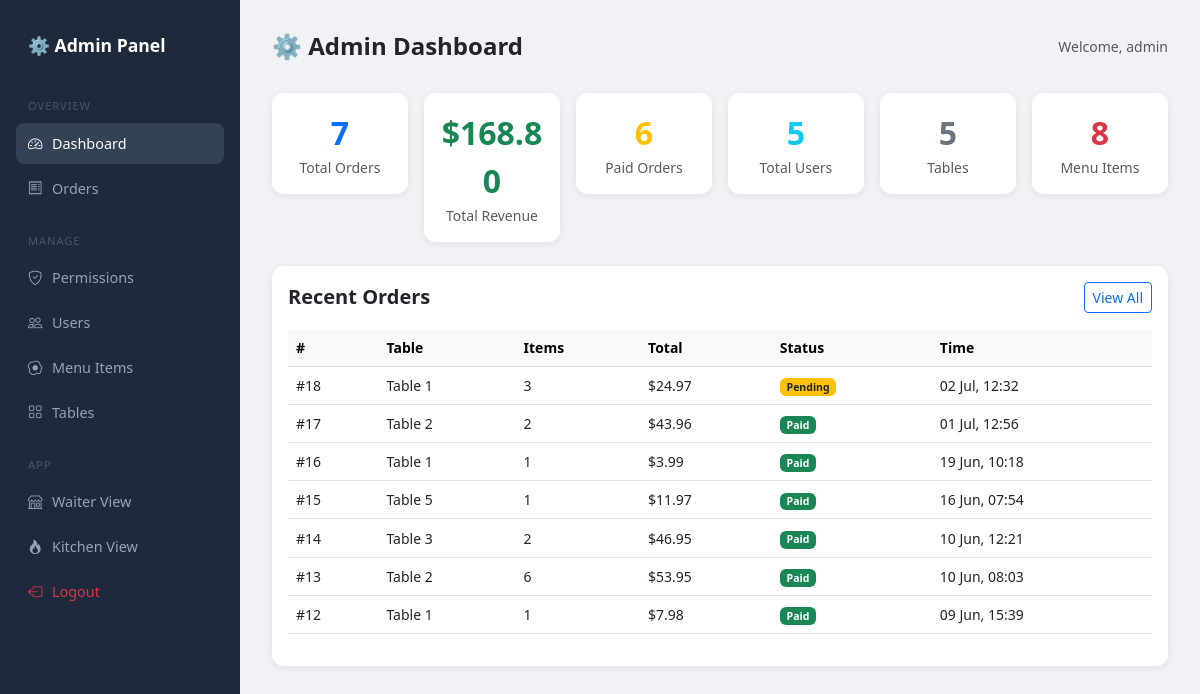
The page /admin-panel/ (signed in) on the database as committed earlier.
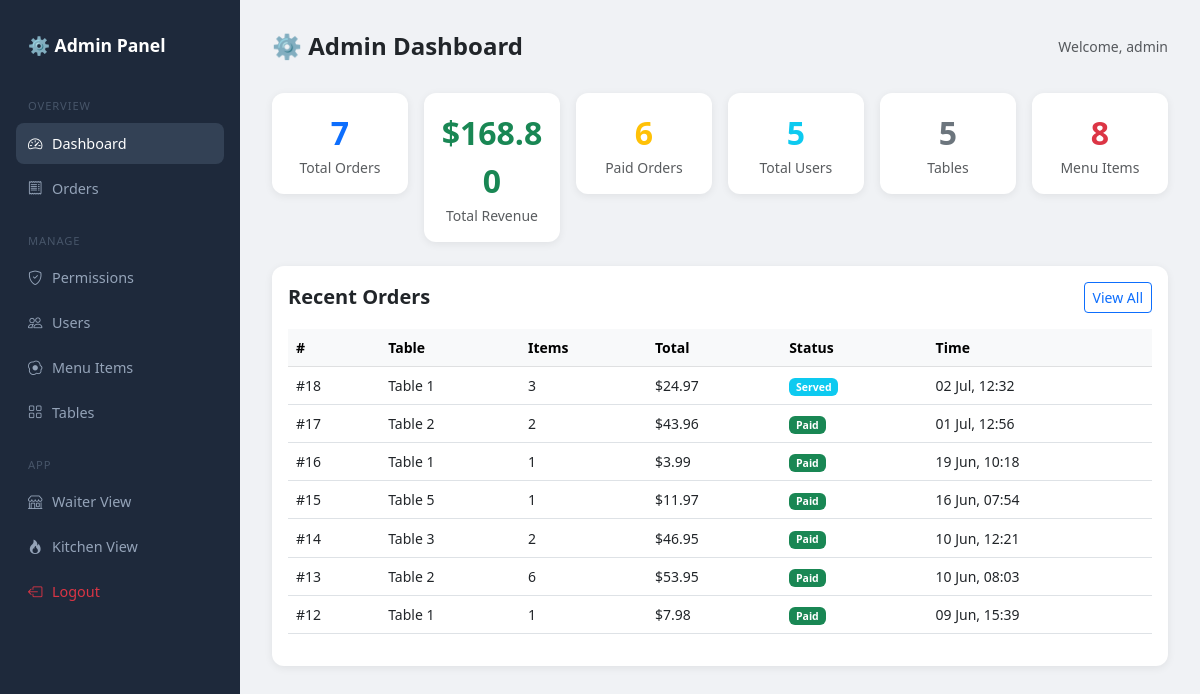
The same page on the database as committed later.
### core/models.py (models this page shows, shortened)
class Order(models.Model):
    STATUS_CHOICES = [
        ('pending', 'Pending'),
        ('preparing', 'Preparing'),
        ('served', 'Served'),
        ('paid', 'Paid'),
    ]
    table      = models.ForeignKey(Table, on_delete=models.CASCADE, related_name='orders')
    status     = models.CharField(max_length=20, choices=STATUS_CHOICES, default='pending')
    created_at = models.DateTimeField(auto_now_add=True)
    updated_at = models.DateTimeField(auto_now=True)
    served_at  = models.DateTimeField(null=True, blank=True)
    def total_price(self):
        return sum(item.subtotal() for item in self.items.all())

class Table(models.Model):
    number = models.IntegerField(unique=True)
    is_occupied = models.BooleanField(default=False)

class OrderItem(models.Model):
    order = models.ForeignKey(Order, on_delete=models.CASCADE, related_name='items')
    menu_item = models.ForeignKey(MenuItem, on_delete=models.CASCADE)
    quantity = models.PositiveIntegerField(default=1)
    note = models.TextField(blank=True)  # e.g. "no onions"
    def subtotal(self):
        return self.quantity * self.menu_item.price

class MenuItem(models.Model):
    CATEGORY_CHOICES = [
        ('food', 'Food'),
        ('drink', 'Drink'),
        ('dessert', 'Dessert'),
    ]
    name = models.CharField(max_length=100)
    price = models.DecimalField(max_digits=6, decimal_places=2)
    category = models.CharField(max_length=20, choices=CATEGORY_CHOICES)
    is_available = models.BooleanField(default=True)

### core/views.py (the view)
# urls.py: path('admin-panel/', views.admin_dashboard, name='admin_dashboard'),
@role_required('admin')
def admin_dashboard(request):
    total_orders   = Order.objects.count()
    paid_orders    = Order.objects.filter(status='paid')
    total_revenue  = sum(o.total_price() for o in paid_orders)
    total_users    = User.objects.count()
    total_tables   = Table.objects.count()
    total_items    = MenuItem.objects.count()
    recent_orders  = Order.objects.select_related('table').order_by('-created_at')[:10]
    context = {
        'total_orders':  total_orders,
        'total_revenue': total_revenue,
        'total_users':   total_users,
        'total_tables':  total_tables,
        'total_items':   total_items,
        'recent_orders': recent_orders,
        'paid_count':    paid_orders.count(),
    }
    return render(request, 'core/admin/dashboard.html', context)

### core/templates/core/admin/dashboard.html (shortened to what this page needs)
{% extends 'core/admin/base_admin.html' %}
{% block content %}
<div class="topbar">
    <h4 class="fw-bold mb-0">⚙️ Admin Dashboard</h4>
    <span class="text-muted small">Welcome, {{ request.user.username }}</span>
</div>
<div class="row g-3 mb-4">
    <div class="col-6 col-md-4 col-lg-2">
        <div class="card text-center p-3">
            <div class="fw-bold fs-2 text-primary">{{ total_orders }}</div>
            <div class="text-muted small">Total Orders</div>
        </div>
    </div>
    <div class="col-6 col-md-4 col-lg-2">
        <div class="card text-center p-3">
            <div class="fw-bold fs-2 text-success">${{ total_revenue }}</div>
            <div class="text-muted small">Total Revenue</div>
        </div>
    </div>
    <div class="col-6 col-md-4 col-lg-2">
        <div class="card text-center p-3">
            <div class="fw-bold fs-2 text-warning">{{ paid_count }}</div>
            <div class="text-muted small">Paid Orders</div>
        </div>
    </div>
    <div class="col-6 col-md-4 col-lg-2">
        <div class="card text-center p-3">
            <div class="fw-bold fs-2 text-info">{{ total_users }}</div>
            <div class="text-muted small">Total Users</div>
        </div>
    </div>
    <div class="col-6 col-md-4 col-lg-2">
        <div class="card text-center p-3">
            <div class="fw-bold fs-2 text-secondary">{{ total_tables }}</div>
            <div class="text-muted small">Tables</div>
        </div>
    </div>
    <div class="col-6 col-md-4 col-lg-2">
        <div class="card text-center p-3">
            <div class="fw-bold fs-2 text-danger">{{ total_items }}</div>
            <div class="text-muted small">Menu Items</div>
        </div>
    </div>
</div>
<div class="card p-3">
    <div class="d-flex justify-content-between align-items-center mb-3">
        <h5 class="fw-bold mb-0">Recent Orders</h5>
        <a href="{% url 'admin_orders' %}" class="btn btn-sm btn-outline-primary">View All</a>
    </div>
    <div class="table-responsive">
        <table class="table table-hover align-middle small">
            <thead class="table-light">
                <tr>
                    <th>#</th>
                    <th>Table</th>
                    <th>Items</th>
                    <th>Total</th>
                    <th>Status</th>
                    <th>Time</th>
                </tr>
            </thead>
            <tbody>
                {% for order in recent_orders %}
                <tr>
                    <td>#{{ order.id }}</td>
                    <td>Table {{ order.table.number }}</td>
                    <td>{{ order.items.count }}</td>
                    <td>${{ order.total_price }}</td>
                    <td>
                        {% if order.status == 'paid' %}
                            <span class="badge bg-success">Paid</span>
                        {% elif order.status == 'served' %}
                            <span class="badge bg-info">Served</span>
                        {% elif order.status == 'preparing' %}
                            <span class="badge bg-primary">Preparing</span>
                        {% else %}
                            <span class="badge bg-warning text-dark">Pending</span>
                        {% endif %}
                    </td>
                    <td>{{ order.created_at|date:"d M, H:i" }}</td>
                </tr>
                {% endfor %}
            </tbody>
        </table>
    </div>
</div>
{% endblock %}

Rows that differ between the two databases and show on the page:
changed Order "02 Jul, 12:32": status "Pending" → "Served"
